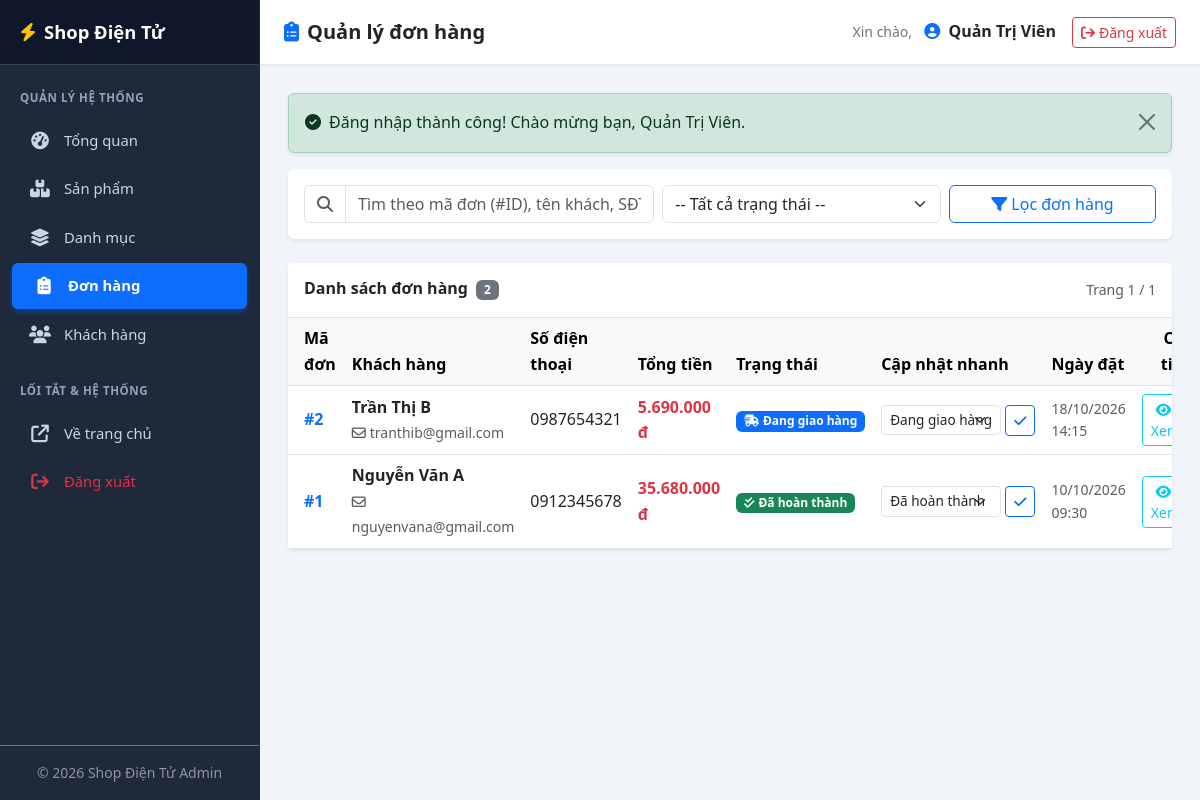
Screenshot of /orders.php (signed in) with the database file from the repository.
### tables this page shows
CREATE TABLE `orders` (
    `id` INT AUTO_INCREMENT PRIMARY KEY,
    `user_id` INT NOT NULL,
    `total_amount` DECIMAL(12, 2) NOT NULL DEFAULT 0.00,
    `status` ENUM('pending', 'confirmed', 'shipping', 'completed', 'cancelled') NOT NULL DEFAULT 'pending',
    `shipping_address` VARCHAR(255) NOT NULL,
    `phone` VARCHAR(20) NOT NULL,
    `fullname` VARCHAR(100) NOT NULL,
    `created_at` TIMESTAMP DEFAULT CURRENT_TIMESTAMP,
    FOREIGN KEY (`user_id`) REFERENCES `users`(`id`) ON DELETE CASCADE ON UPDATE CASCADE,
    INDEX `idx_orders_user` (`user_id`),
    INDEX `idx_orders_status` (`status`)
);

CREATE TABLE `users` (
    `id` INT AUTO_INCREMENT PRIMARY KEY,
    `username` VARCHAR(50) NOT NULL UNIQUE,
    `password` VARCHAR(255) NOT NULL,
    `fullname` VARCHAR(100) NOT NULL,
    `email` VARCHAR(100) NOT NULL UNIQUE,
    `phone` VARCHAR(20) DEFAULT NULL,
    `address` VARCHAR(255) DEFAULT NULL,
    `role` ENUM('admin', 'customer') NOT NULL DEFAULT 'customer',
    `created_at` TIMESTAMP DEFAULT CURRENT_TIMESTAMP,
    INDEX `idx_users_role` (`role`),
    INDEX `idx_users_email` (`email`)
);

### functions.php (called while the page is built, shortened)
<?php
function formatPrice($price): string {
    $numericPrice = is_numeric($price) ? (float)$price : 0.0;
    return number_format($numericPrice, 0, ',', '.') . ' đ';
}
function flash(string $key, string $message = ''): ?string {
    if (isset($_SESSION['flash'][$key])) {
        $msg = $_SESSION['flash'][$key];
        return $msg;
    }
    return null;
}

### orders.php (the view, shortened to what this page needs)
<?php
require_once __DIR__ . '/../config/database.php';
require_once __DIR__ . '/../includes/functions.php';
$page_title = 'Quản lý đơn hàng';
$valid_statuses = [
    'pending' => 'Chờ xử lý',
    'confirmed' => 'Đã xác nhận',
    'shipping' => 'Đang giao hàng',
    'completed' => 'Đã hoàn thành',
    'cancelled' => 'Đã hủy'
];
$search = isset($_GET['search']) ? trim($_GET['search']) : '';
$page = isset($_GET['page']) ? max(1, intval($_GET['page'])) : 1;
$limit = 10;
$offset = ($page - 1) * $limit;
$where_clauses = [];
$params = [];
$types = '';
$where_sql = !empty($where_clauses) ? 'WHERE ' . implode(' AND ', $where_clauses) : '';
$count_sql = "SELECT COUNT(*) AS total
              FROM orders o
              LEFT JOIN users u ON o.user_id = u.id
              $where_sql";
$total_orders = 0;
if (!empty($params)) {
    $stmt_count = $conn->prepare($count_sql);
    $stmt_count->bind_param($types, ...$params);
    $stmt_count->execute();
    $res_count = $stmt_count->get_result();
    $total_orders = $res_count->fetch_assoc()['total'] ?? 0;
    $stmt_count->close();
} else {
    $res_count = $conn->query($count_sql);
    $total_orders = $res_count->fetch_assoc()['total'] ?? 0;
}
$total_pages = ceil($total_orders / $limit);
$query = "SELECT o.*, u.fullname AS user_fullname, u.username, u.email AS user_email
          FROM orders o
          LEFT JOIN users u ON o.user_id = u.id
          $where_sql
          ORDER BY o.created_at DESC
          LIMIT ? OFFSET ?";
$list_params = $params;
$list_params[] = $limit;
$list_params[] = $offset;
$list_types = $types . 'ii';
$stmt = $conn->prepare($query);
$stmt->bind_param($list_types, ...$list_params);
$stmt->execute();
$orders_result = $stmt->get_result();
$orders = [];
while ($row = $orders_result->fetch_assoc()) {
    $orders[] = $row;
}
function getStatusBadge($status) {
    switch ($status) {
        case 'shipping':
            return '<span class="badge bg-primary"><i class="fa-solid fa-truck-fast me-1"></i>Đang giao hàng</span>';
        case 'completed':
            return '<span class="badge bg-success"><i class="fa-solid fa-check-double me-1"></i>Đã hoàn thành</span>';
    }
}
?>
<!DOCTYPE html>
<html lang="vi">
<head>
    <link href="https://cdn.jsdelivr.net/npm/bootstrap@5.3.0/dist/css/bootstrap.min.css" rel="stylesheet">
    <link rel="stylesheet" href="https://cdnjs.cloudflare.com/ajax/libs/font-awesome/6.4.0/css/all.min.css">
    <link rel="stylesheet" href="../assets/css/style.css">
</head>
<body>
<div class="admin-wrapper">
    <aside class="admin-sidebar">
        <a href="index.php" class="sidebar-brand">
            <i class="fa-solid fa-bolt text-warning me-2"></i>
            <span>Shop Điện Tử</span>
        </a>
        <ul class="sidebar-nav">
            <li class="nav-header">Quản lý hệ thống</li>
            <li class="nav-item">
                <a href="index.php" class="nav-link">
                    <i class="fa-solid fa-gauge-high"></i>
                    <span>Tổng quan</span>
                </a>
            </li>
            <li class="nav-item">
                <a href="products.php" class="nav-link">
                    <i class="fa-solid fa-boxes-stacked"></i>
                    <span>Sản phẩm</span>
                </a>
            </li>
            <li class="nav-item">
                <a href="categories.php" class="nav-link">
                    <i class="fa-solid fa-layer-group"></i>
                    <span>Danh mục</span>
                </a>
            </li>
            <li class="nav-item">
                <a href="orders.php" class="nav-link active">
                    <i class="fa-solid fa-clipboard-list"></i>
                    <span>Đơn hàng</span>
                </a>
            </li>
            <li class="nav-item">
                <a href="users.php" class="nav-link">
                    <i class="fa-solid fa-users"></i>
                    <span>Khách hàng</span>
                </a>
            </li>
            <li class="nav-header mt-3">Lối tắt & Hệ thống</li>
            <li class="nav-item">
                <a href="../index.php" class="nav-link" target="_blank">
                    <i class="fa-solid fa-arrow-up-right-from-square"></i>
                    <span>Về trang chủ</span>
                </a>
            </li>
            <li class="nav-item">
                <a href="../pages/logout.php" class="nav-link text-danger">
                    <i class="fa-solid fa-arrow-right-from-bracket"></i>
                    <span>Đăng xuất</span>
                </a>
            </li>
        </ul>
        <div class="p-3 border-top border-secondary text-white-50 text-center small">
            &copy; <?= date('Y') ?> Shop Điện Tử Admin
        </div>
    </aside>
    <div class="admin-main">
        <header class="admin-topbar">
            <div class="d-flex align-items-center">
                <h5 class="m-0 text-dark fw-bold"><i class="fa-solid fa-clipboard-list me-2 text-primary"></i><?= htmlspecialchars($page_title) ?></h5>
            </div>
            <div class="d-flex align-items-center">
                <div class="dropdown me-3">
                    <span class="text-secondary small me-2">Xin chào,</span>
                    <strong class="text-dark">
                        <i class="fa-solid fa-circle-user text-primary me-1"></i>
                        <?= htmlspecialchars($_SESSION['fullname'] ?? $_SESSION['username'] ?? 'Admin') ?>
                    </strong>
                </div>
                <a href="../pages/logout.php" class="btn btn-outline-danger btn-sm" onclick="return confirm('Bạn có chắc chắn muốn đăng xuất?')">
                    <i class="fa-solid fa-arrow-right-from-bracket me-1"></i>Đăng xuất
                </a>
            </div>
        </header>
        <main class="admin-content">
            <?php
            $flash_success = function_exists('flash') ? flash('success') : ($_SESSION['success'] ?? '');
            ?>
            <?php if (!empty($flash_success)): ?>
                <div class="alert alert-success alert-dismissible fade show shadow-sm" role="alert">
                    <i class="fa-solid fa-circle-check me-2"></i><?= htmlspecialchars($flash_success) ?>
                    <button type="button" class="btn-close" data-bs-dismiss="alert"></button>
                </div>
            <?php endif; ?>
            <div class="card border-0 shadow-sm mb-4">
                <div class="card-body">
                    <form method="GET" action="orders.php" class="row g-2 align-items-center">
                        <div class="col-12 col-md-5">
                            <div class="input-group">
                                <span class="input-group-text bg-white"><i class="fa-solid fa-magnifying-glass text-muted"></i></span>
                                <input type="text" name="search" class="form-control" placeholder="Tìm theo mã đơn (#ID), tên khách, SĐT..." value="<?= htmlspecialchars($search) ?>">
                            </div>
                        </div>
                        <div class="col-12 col-sm-6 col-md-4">
                            <select name="status" class="form-select">
                                <option value="">-- Tất cả trạng thái --</option>
                            </select>
                        </div>
                        <div class="col-12 col-sm-6 col-md-3 d-flex gap-1">
                            <button type="submit" class="btn btn-outline-primary w-100">
                                <i class="fa-solid fa-filter me-1"></i>Lọc đơn hàng
                            </button>
                        </div>
                    </form>
                </div>
            </div>
            <div class="card border-0 shadow-sm">
                <div class="card-header bg-white py-3 d-flex justify-content-between align-items-center border-bottom">
                    <h6 class="m-0 fw-bold text-dark">
                        Danh sách đơn hàng <span class="badge bg-secondary ms-1"><?= number_format($total_orders) ?></span>
                    </h6>
                    <small class="text-muted">Trang <?= $page ?> / <?= max(1, $total_pages) ?></small>
                </div>
                <div class="card-body p-0">
                    <div class="table-responsive">
                        <table class="table table-hover align-middle mb-0">
                            <thead class="table-light">
                                <tr>
                                    <th class="ps-3" style="width: 80px;">Mã đơn</th>
                                    <th>Khách hàng</th>
                                    <th>Số điện thoại</th>
                                    <th>Tổng tiền</th>
                                    <th style="width: 140px;">Trạng thái</th>
                                    <th style="width: 250px;">Cập nhật nhanh</th>
                                    <th>Ngày đặt</th>
                                    <th class="text-end pe-3" style="width: 100px;">Chi tiết</th>
                                </tr>
                            </thead>
                            <tbody>
                                <?php if (empty($orders)): ?>
                                    <tr>
                                        <td colspan="8" class="text-center py-5 text-muted">
                                            <i class="fa-solid fa-clipboard-question fa-3x mb-3 text-secondary d-block"></i>
                                            Không tìm thấy đơn hàng nào phù hợp.
                                        </td>
                                    </tr>
                                <?php else: ?>
                                    <?php foreach ($orders as $order): ?>
                                        <tr>
                                            <td class="ps-3 fw-bold text-primary">#<?= $order['id'] ?></td>
                                            <td>
                                                <div class="fw-semibold text-dark">
                                                    <?= htmlspecialchars($order['fullname'] ?: ($order['user_fullname'] ?: ($order['username'] ?: 'Khách hàng'))) ?>
                                                </div>
                                                <?php if (!empty($order['user_email'])): ?>
                                                    <small class="text-muted"><i class="fa-regular fa-envelope me-1"></i><?= htmlspecialchars($order['user_email']) ?></small>
                                                <?php endif; ?>
                                            </td>
                                            <td><?= htmlspecialchars($order['phone'] ?: '---') ?></td>
                                            <td class="fw-bold text-danger"><?= formatPrice($order['total_amount']) ?></td>
                                            <td><?= getStatusBadge($order['status']) ?></td>
                                            <td>
                                                <form action="orders.php<?= !empty($_SERVER['QUERY_STRING']) ? '?' . htmlspecialchars($_SERVER['QUERY_STRING']) : '' ?>" method="POST" class="d-flex align-items-center gap-1">
                                                    <select name="status" class="form-select form-select-sm status-select-sm">
                                                        <?php foreach ($valid_statuses as $st_key => $st_name): ?>
                                                            <option value="<?= $st_key ?>" <?= $order['status'] === $st_key ? 'selected' : '' ?>>
                                                                <?= $st_name ?>
                                                            </option>
                                                        <?php endforeach; ?>
                                                    </select>
                                                    <button type="submit" class="btn btn-sm btn-outline-primary" title="Cập nhật trạng thái">
                                                        <i class="fa-solid fa-check"></i>
                                                    </button>
                                                </form>
                                            </td>
                                            <td class="text-muted small">
                                                <?= date('d/m/Y H:i', strtotime($order['created_at'])) ?>
                                            </td>
                                            <td class="text-end pe-3">
                                                <a href="order-detail.php?id=<?= $order['id'] ?>" class="btn btn-sm btn-outline-info" title="Xem hóa đơn và sản phẩm">
                                                    <i class="fa-solid fa-eye me-1"></i>Xem
                                                </a>
                                            </td>
                                        </tr>
                                    <?php endforeach; ?>
                                <?php endif; ?>
                            </tbody>
                        </table>
                    </div>
                </div>
            </div>
        </main>
    </div>
</div>
</body>
</html>

### rows the page displays
orders: id "2", fullname "Trần Thị B", user.email "tranthib@gmail.com", phone "0987654321", total_amount "5.690.000 đ", shows "Đang giao hàng", status "Đang giao hàng", created_at "18/10/2026 14:15"
orders: id "1", fullname "Nguyễn Văn A", user.email "nguyenvana@gmail.com", phone "0912345678", total_amount "35.680.000 đ", shows "Đã hoàn thành", status "Đã hoàn thành", created_at "10/10/2026 09:30"

### other values shown
$page_title "Quản lý đơn hàng"
$_SESSION['fullname'] "Quản Trị Viên"
$flash_success "Đăng nhập thành công! Chào mừng bạn, Quản Trị Viên."
$total_orders "2"
$page "1"
max(1, $total_pages) "1"
